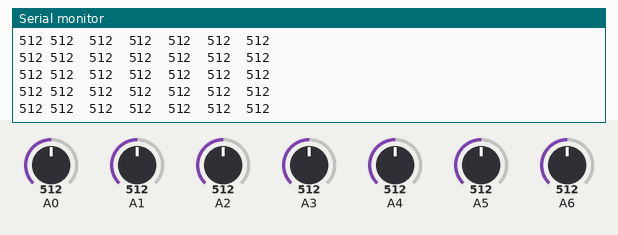
Recording of a sketch running on a simulated Arduino Nano, built with avr-gcc and run on an emulated ATmega328P. On the bench: the last lines printed to the serial monitor. The inputs (shaded band) are chosen by the test bench; at power-on: A0 = 512, A2 = 512, A3 = 512, A1 = 512, A4 = 512, A5 = 512, A6 = 512.

Above: at 1.2 s.
1.3 s: A0 set to 109
At 1.33 s:
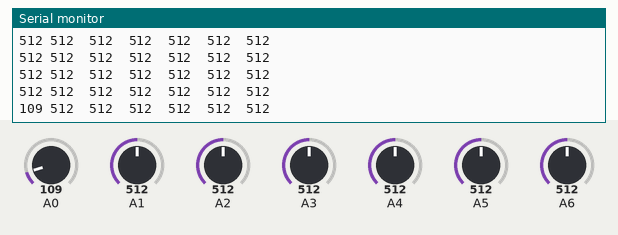
4.3 s: A0 set to 93
At 4.39 s:
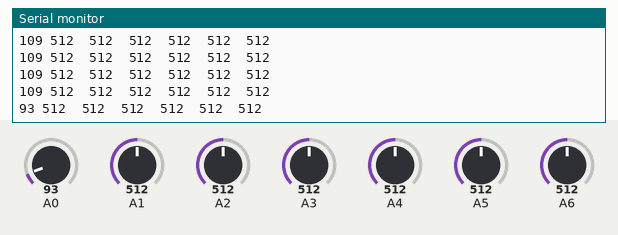
7.3 s: A2 set to 108
At 7.34 s:
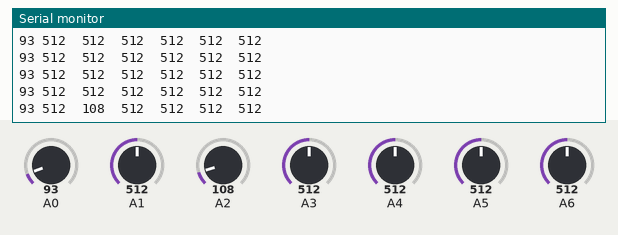
10.3 s: A2 set to 91
At 10.3 s:
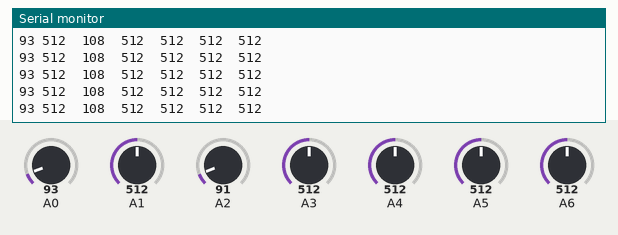
11.8 s: A3 set to 106
At 11.83 s:
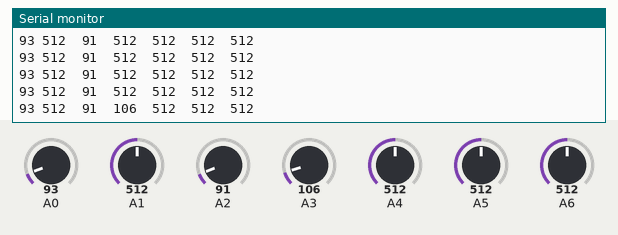
14.8 s: A3 set to 90
At 14.88 s:
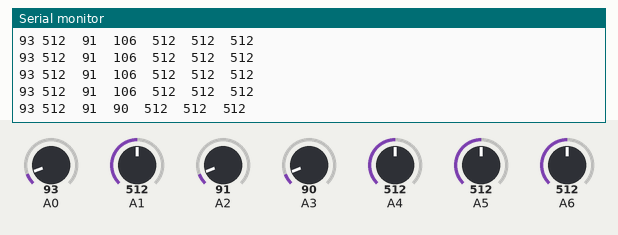
Timing chart, 0 to 17.3 s (numbered marks = the images above; inputs shaded):
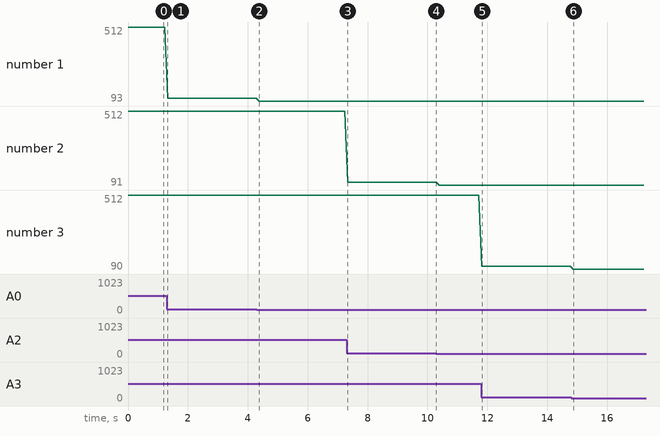

The sketch:

sensor_testing.ino
```cpp
void setup() {
  Serial.begin(9600);


}

void loop() {
  // put your main code here, to run repeatedly:
  Serial.print(analogRead(A0));
  Serial.print(" ");

  Serial.print(analogRead(A1));
  Serial.print("  ");

  Serial.print(analogRead(A2));
  Serial.print("  ");

  Serial.print(analogRead(A3));
  Serial.print("  ");

  Serial.print(analogRead(A4));
  Serial.print("  ");

  Serial.print(analogRead(A5));
  Serial.print("  ");

  Serial.print(analogRead(A6));
  Serial.print("\n");


  delay(100);
}
```

Measured:
- after the input at 1.3 s, the serial monitor: prints a new line at once (image 1)
- after the input at 4.3 s, the serial monitor: prints a new line after 0.08 s (image 2)
- after the input at 7.3 s, the serial monitor: prints a new line at once (image 3)
- after the input at 11.8 s, the serial monitor: prints a new line at once (image 5)
- after the input at 14.8 s, the serial monitor: prints a new line after 0.08 s (image 6)
- plotted number 1: 512 → 109 after the input at 1.3 s, 109 → 93 after the input at 4.3 s
- plotted number 2: 512 → 108 after the input at 7.3 s, 108 → 91 after the input at 10.3 s
- plotted number 3: 512 → 106 after the input at 11.8 s, 106 → 90 after the input at 14.8 s
